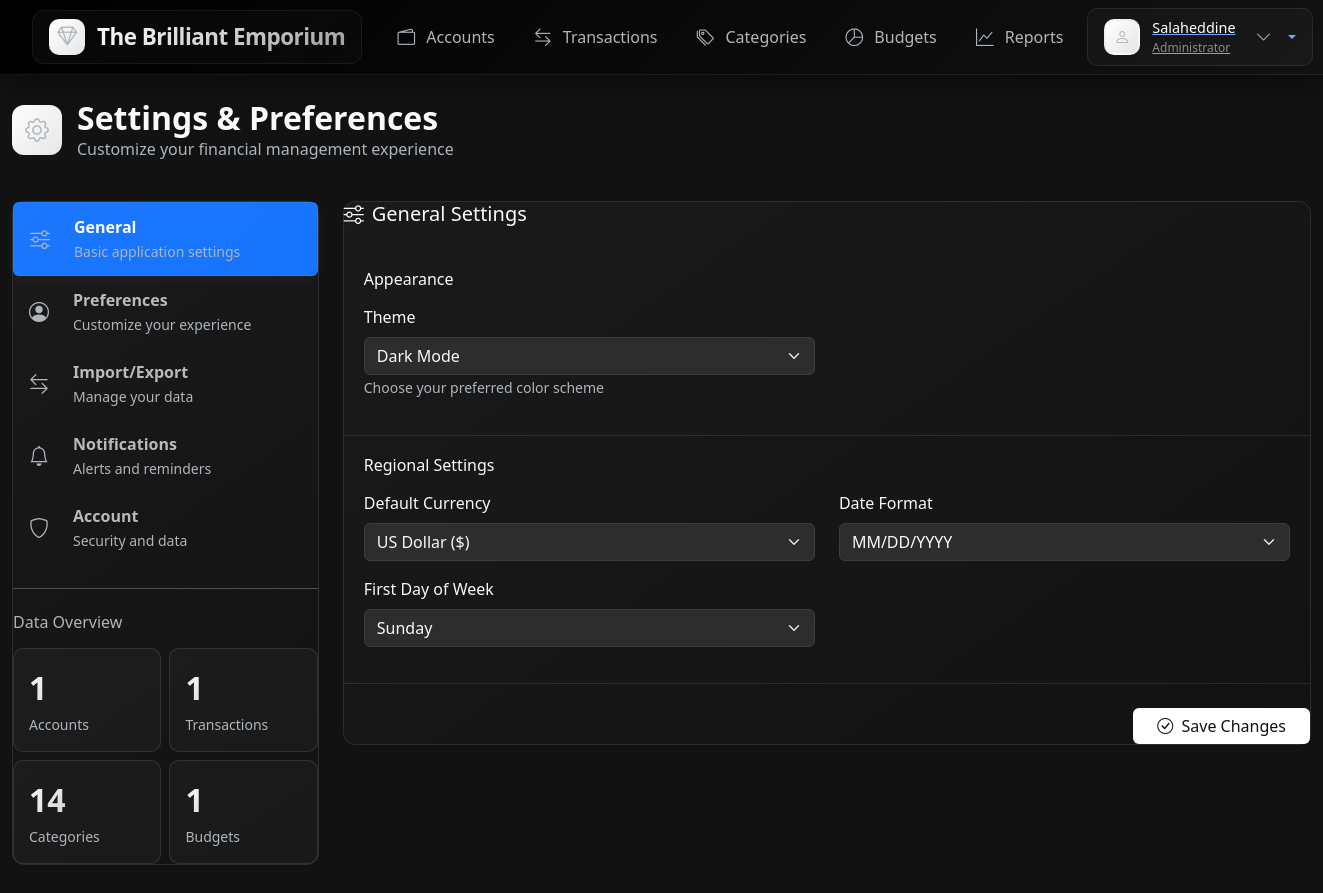
Screenshot of /settings/ (signed in) with the database file from the repository.
### models.py (models this page shows, shortened)
class User(db.Model, UserMixin):
    __tablename__ = 'users'
    id = db.Column(db.Integer, primary_key=True)
    email = db.Column(db.String(120), unique=True, nullable=False, index=True)
    name = db.Column(db.String(100), nullable=False)
    hashed_password = db.Column(db.String(256), nullable=False)
    created_at = db.Column(db.DateTime, default=datetime.utcnow, nullable=False)
    last_login = db.Column(db.DateTime, nullable=True)
    accounts = relationship("Account", back_populates="user", cascade="all, delete-orphan")
    categories = relationship("Category", back_populates="user", cascade="all, delete-orphan")
    transactions = relationship("Transaction", back_populates="user", cascade="all, delete-orphan")
    budgets = relationship("Budget", back_populates="user", cascade="all, delete-orphan")

class UserSettings(db.Model):
    __tablename__ = 'user_settings'
    id = db.Column(db.Integer, primary_key=True)
    user_id = db.Column(db.Integer, ForeignKey('users.id', ondelete='CASCADE'), nullable=False, unique=True)
    default_currency = db.Column(db.String(3), default='USD')
    date_format = db.Column(db.String(20), default='MM/DD/YYYY')  # MM/DD/YYYY, DD/MM/YYYY, YYYY-MM-DD
    first_day_of_week = db.Column(db.Integer, default=0)  # 0=Sunday, 1=Monday
    theme = db.Column(db.String(10), default='dark')  # dark, light, auto
    show_charts = db.Column(db.Boolean, default=True)
    show_recent = db.Column(db.Boolean, default=True)
    show_budgets = db.Column(db.Boolean, default=True)
    auto_categorize = db.Column(db.Boolean, default=True)
    duplicate_detection = db.Column(db.Boolean, default=True)
    require_description = db.Column(db.Boolean, default=False)
    budget_alerts = db.Column(db.Boolean, default=True)
    large_transactions = db.Column(db.Boolean, default=True)
    weekly_summary = db.Column(db.Boolean, default=True)
    monthly_report = db.Column(db.Boolean, default=True)
    app_budget_alerts = db.Column(db.Boolean, default=True)
    app_bill_reminders = db.Column(db.Boolean, default=True)
    app_goals_update = db.Column(db.Boolean, default=True)
    large_transaction_threshold = db.Column(db.Numeric(5, 2), default=20.0)  # 20%
    created_at = db.Column(db.DateTime, default=datetime.utcnow, nullable=False)
    updated_at = db.Column(db.DateTime, default=datetime.utcnow, onupdate=datetime.utcnow)
    user = relationship("User", backref=backref("settings", uselist=False))

### routes/settings.py (the view)
@settings_bp.route('/')
@login_required
def index():
    settings = get_user_settings(current_user.id)
    settings_form = SettingsForm(obj=settings)
    settings_form.default_currency.data = settings.default_currency
    settings_form.date_format.data = settings.date_format
    settings_form.first_day_of_week.data = settings.first_day_of_week
    settings_form.theme.data = settings.theme
    settings_form.budget_alerts.data = settings.budget_alerts
    settings_form.large_transactions.data = settings.large_transactions
    settings_form.weekly_summary.data = settings.weekly_summary
    preferences_form = PreferencesForm(obj=settings)
    import_form = ImportForm()
    accounts_count = Account.query.filter_by(user_id=current_user.id).count()
    transactions_count = Transaction.query.filter_by(user_id=current_user.id).count()
    categories_count = Category.query.filter_by(user_id=current_user.id).count()
    budgets_count = Budget.query.filter_by(user_id=current_user.id).count()
    return render_template('settings/index.html',
                         settings_form=settings_form,
                         preferences_form=preferences_form,
                         import_form=import_form,
                         accounts_count=accounts_count,
                         transactions_count=transactions_count,
                         categories_count=categories_count,
                         budgets_count=budgets_count)

### templates/settings/index.html (shortened to what this page needs)
{% extends "accounts/layout.html" %}
{% block main %}
<div class="container-fluid py-4">
    <div class="row mb-4">
        <div class="col-12">
            <div class="d-flex align-items-center mb-3">
                <div class="settings-icon">
                    <i class="bi bi-gear"></i>
                </div>
                <div>
                    <h1 class="h2 fw-bold mb-0">Settings & Preferences</h1>
                    <p class="text-gray mb-0">Customize your financial management experience</p>
                </div>
            </div>
        </div>
    </div>
    <div class="row">
        <div class="col-lg-3 mb-4">
            <div class="settings-card">
                <div class="card-body">
                    <div class="nav flex-column nav-pills" id="settingsTabs" role="tablist">
                        <a class="nav-link active d-flex align-items-center py-3" id="general-tab" data-bs-toggle="pill" href="#general">
                            <i class="bi bi-sliders me-3 fs-5"></i>
                            <div>
                                <div class="fw-semibold">General</div>
                                <small class="text-gray">Basic application settings</small>
                            </div>
                        </a>
                        <a class="nav-link d-flex align-items-center py-3" id="preferences-tab" data-bs-toggle="pill" href="#preferences">
                            <i class="bi bi-person-circle me-3 fs-5"></i>
                            <div>
                                <div class="fw-semibold">Preferences</div>
                                <small class="text-gray">Customize your experience</small>
                            </div>
                        </a>
                        <a class="nav-link d-flex align-items-center py-3" id="import-export-tab" data-bs-toggle="pill" href="#import-export">
                            <i class="bi bi-arrow-left-right me-3 fs-5"></i>
                            <div>
                                <div class="fw-semibold">Import/Export</div>
                                <small class="text-gray">Manage your data</small>
                            </div>
                        </a>
                        <a class="nav-link d-flex align-items-center py-3" id="notifications-tab" data-bs-toggle="pill" href="#notifications">
                            <i class="bi bi-bell me-3 fs-5"></i>
                            <div>
                                <div class="fw-semibold">Notifications</div>
                                <small class="text-gray">Alerts and reminders</small>
                            </div>
                        </a>
                        <a class="nav-link d-flex align-items-center py-3" id="account-tab" data-bs-toggle="pill" href="#account">
                            <i class="bi bi-shield me-3 fs-5"></i>
                            <div>
                                <div class="fw-semibold">Account</div>
                                <small class="text-gray">Security and data</small>
                            </div>
                        </a>
                    </div>
                    <div class="mt-4 pt-4 border-top border-gray">
                        <h6 class="text-gray mb-3">Data Overview</h6>
                        <div class="row g-2">
                            <div class="col-6">
                                <div class="stat-card">
                                    <div class="stat-number">{{ accounts_count }}</div>
                                    <small class="text-gray">Accounts</small>
                                </div>
                            </div>
                            <div class="col-6">
                                <div class="stat-card">
                                    <div class="stat-number">{{ transactions_count }}</div>
                                    <small class="text-gray">Transactions</small>
                                </div>
                            </div>
                            <div class="col-6">
                                <div class="stat-card">
                                    <div class="stat-number">{{ categories_count }}</div>
                                    <small class="text-gray">Categories</small>
                                </div>
                            </div>
                            <div class="col-6">
                                <div class="stat-card">
                                    <div class="stat-number">{{ budgets_count }}</div>
                                    <small class="text-gray">Budgets</small>
                                </div>
                            </div>
                        </div>
                    </div>
                </div>
            </div>
        </div>
        <div class="col-lg-9">
            <div class="tab-content" id="settingsTabsContent">
                <div class="tab-pane fade show active" id="general">
                    <div class="settings-card">
                        <div class="card-body">
                            <h5 class="card-title mb-4">
                                <i class="bi bi-sliders text-accent me-2"></i>General Settings
                            </h5>
                            <form method="POST" action="{{ url_for('settings.update') }}">
                                <div class="form-section">
                                    <h6 class="mb-3">Appearance</h6>
                                    <div class="row">
                                        <div class="col-md-6 mb-3">
                                            <label class="form-label">Theme</label>
                                            {{ settings_form.theme(class="form-select") }}
                                            <small class="text-gray">Choose your preferred color scheme</small>
                                        </div>
                                    </div>
                                </div>
                                <div class="form-section">
                                    <h6 class="mb-3">Regional Settings</h6>
                                    <div class="row">
                                        <div class="col-md-6 mb-3">
                                            <label class="form-label">Default Currency</label>
                                            {{ settings_form.default_currency(class="form-select") }}
                                        </div>
                                        <div class="col-md-6 mb-3">
                                            <label class="form-label">Date Format</label>
                                            {{ settings_form.date_format(class="form-select") }}
                                        </div>
                                        <div class="col-md-6 mb-3">
                                            <label class="form-label">First Day of Week</label>
                                            {{ settings_form.first_day_of_week(class="form-select") }}
                                        </div>
                                    </div>
                                </div>
                                <div class="d-flex justify-content-end mt-4">
                                    <button type="submit" class="btn btn-accent px-4" name="update_general">
                                        <i class="bi bi-check-circle me-1"></i> Save Changes
                                    </button>
                                </div>
                            </form>
                        </div>
                    </div>
                </div>
            </div>
        </div>
    </div>
</div>
{% endblock %}

### templates/accounts/layout.html (shortened to what this page needs)
<!DOCTYPE html>
<html lang="en" data-bs-theme="dark">
<head>
    <link href="{{ url_for('static', filename='css/style.css') }}" rel="stylesheet">
    <link href="https://cdn.jsdelivr.net/npm/bootstrap@5.3.3/dist/css/bootstrap.min.css" rel="stylesheet">
    <link href="https://cdnjs.cloudflare.com/ajax/libs/bootstrap-icons/1.8.1/font/bootstrap-icons.min.css" rel="stylesheet">
</head>
<body>
    <nav class="navbar navbar-expand-lg">
        <div class="navbar-container container-fluid">
            <a class="navbar-brand" href="{{ url_for('index') }}">
                <span class="brand-icon">
                    <i class="bi bi-gem"></i>
                </span>
                <span class="brand-text">The Brilliant Emporium</span>
            </a>
            <div class="collapse navbar-collapse" id="mainNavbar">
                <ul class="navbar-nav mx-auto">
                    <li class="nav-item">
                        <a class="nav-link" href="{{ url_for('accounts.index') }}">
                            <span class="nav-icon">
                                <i class="bi bi-wallet2"></i>
                            </span>
                            <span>Accounts</span>
                        </a>
                    </li>
                    <li class="nav-item">
                        <a class="nav-link" href="{{ url_for('transactions.index') }}">
                            <span class="nav-icon">
                                <i class="bi bi-arrow-left-right"></i>
                            </span>
                            <span>Transactions</span>
                        </a>
                    </li>
                    <li class="nav-item">
                        <a class="nav-link" href="{{ url_for('categories.index') }}">
                            <span class="nav-icon">
                                <i class="bi bi-tags"></i>
                            </span>
                            <span>Categories</span>
                        </a>
                    </li>
                    <li class="nav-item">
                        <a class="nav-link" href="{{ url_for('budgets.index') }}">
                            <span class="nav-icon">
                                <i class="bi bi-pie-chart"></i>
                            </span>
                            <span>Budgets</span>
                        </a>
                    </li>
                    <li class="nav-item">
                        <a class="nav-link" href="{{ url_for('reports.index') }}">
                            <span class="nav-icon">
                                <i class="bi bi-graph-up"></i>
                            </span>
                            <span>Reports</span>
                        </a>
                    </li>
                </ul>
                <div class="user-dropdown nav-item dropdown">
                    <a class="dropdown-toggle" href="#" id="userDropdown" role="button"
                       data-bs-toggle="dropdown" aria-expanded="false">
                        <div class="user-avatar">
                            <i class="bi bi-person"></i>
                        </div>
                        <div class="d-flex flex-column text-start">
                            <span class="user-name">{{ current_user.name }}</span>
                            <span class="user-role">Administrator</span>
                        </div>
                        <i class="bi bi-chevron-down ms-2"></i>
                    </a>
                </div>
            </div>
        </div>
    </nav>
    <main class="pb-5">
        {% block main %}{% endblock %}
    </main>
</body>
</html>

### rows the page displays
User: name "Salaheddine"
UserSettings: theme "Dark Mode", default_currency "US Dollar ($)", date_format "MM/DD/YYYY", first_day_of_week "Sunday"

### other values shown
{{ accounts_count }} "1"
{{ transactions_count }} "1"
{{ categories_count }} "14"
{{ budgets_count }} "1"
